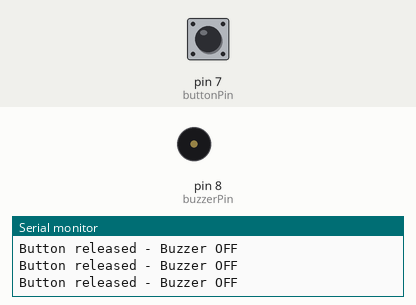
Bench run of a sketch on a simulated Arduino Uno, built with avr-gcc and run on an emulated ATmega328P. On the bench: buzzer (waves = sounding), the last lines printed to the serial monitor. The test bench sets the inputs (shaded band); at power-on: pin 7 (buttonPin) HIGH.

Above: at 1.2 s.
1.3 s: pin 7 (buttonPin) pulled LOW for 0.15 s
At 1.4 s:
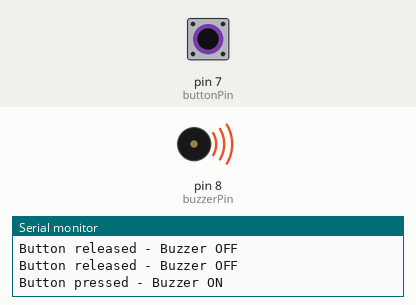
3.0 s: pin 7 (buttonPin) pulled LOW for 3.2 s
At 7.6 s:
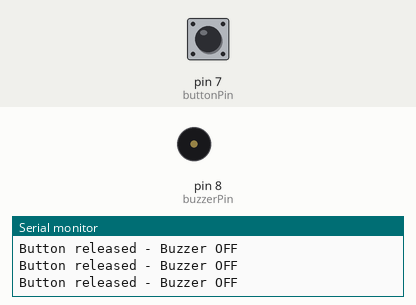
Timing chart, 0 to 9.1 s (numbered marks = the images above; inputs shaded):
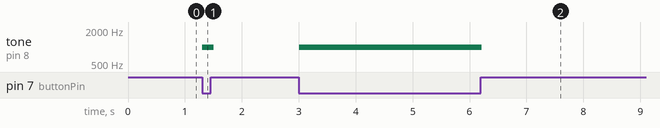

The sketch:

Button-Controlled-Buzzer.ino
```cpp
/*
  Button-Controlled Buzzer

  This project turns a buzzer on when a push button is pressed.
  It demonstrates digital input reading and buzzer control using Arduino.
*/

const int buttonPin = 7;
const int buzzerPin = 8;

void setup() {
  pinMode(buttonPin, INPUT_PULLUP);
  pinMode(buzzerPin, OUTPUT);
  Serial.begin(9600);
}

void loop() {
  int buttonState = digitalRead(buttonPin);

  if (buttonState == LOW) {
    tone(buzzerPin, 1000);
    Serial.println("Button pressed - Buzzer ON");
  } else {
    noTone(buzzerPin);
    Serial.println("Button released - Buzzer OFF");
  }

  delay(100);
}
```

Measured:
- after the input at 1.3 s, tone on pin 8 (buzzerPin): silent → 1000 Hz at once, → silent 0.20 s later
- after the input at 3.0 s, tone on pin 8 (buzzerPin): silent → 1000 Hz at once, → silent 3.2 s later
